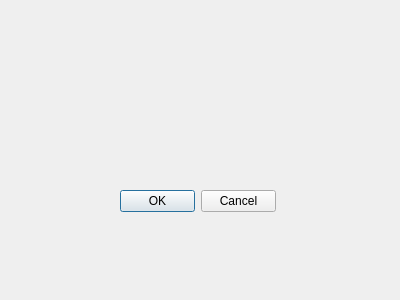
<?xml version="1.0" encoding="UTF-8"?>
<ui version="4.0">
 <class>Dialog</class>
 <widget class="QDialog" name="Dialog">
  <property name="geometry">
   <rect>
    <x>0</x>
    <y>0</y>
    <width>400</width>
    <height>300</height>
   </rect>
  </property>
  <property name="windowTitle">
   <string>Dialog</string>
  </property>
  <widget class="QDialogButtonBox" name="buttonBox">
   <property name="geometry">
    <rect>
     <x>120</x>
     <y>190</y>
     <width>156</width>
     <height>23</height>
    </rect>
   </property>
   <property name="orientation">
    <enum>Qt::Horizontal</enum>
   </property>
   <property name="standardButtons">
    <set>QDialogButtonBox::Cancel|QDialogButtonBox::Ok</set>
   </property>
   <property name="t" stdset="0">
    <color>
     <red>10</red>
     <green>52</green>
     <blue>35</blue>
    </color>
   </property>
  </widget>
  <widget class="QLabel" name="label">
   <property name="geometry">
    <rect>
     <x>120</x>
     <y>40</y>
     <width>141</width>
     <height>131</height>
    </rect>
   </property>
   <property name="text">
    <string/>
   </property>
   <property name="pixmap">
    <pixmap>arvore.png</pixmap>
   </property>
   <property name="scaledContents">
    <bool>true</bool>
   </property>
   <property name="wordWrap">
    <bool>false</bool>
   </property>
  </widget>
 </widget>
 <resources/>
 <connections>
  <connection>
   <sender>buttonBox</sender>
   <signal>rejected()</signal>
   <receiver>Dialog</receiver>
   <slot>reject()</slot>
   <hints>
    <hint type="sourcelabel">
     <x>316</x>
     <y>260</y>
    </hint>
    <hint type="destinationlabel">
     <x>286</x>
     <y>274</y>
    </hint>
   </hints>
  </connection>
  <connection>
   <sender>buttonBox</sender>
   <signal>accepted()</signal>
   <receiver>Dialog</receiver>
   <slot>accept()</slot>
   <hints>
    <hint type="sourcelabel">
     <x>248</x>
     <y>254</y>
    </hint>
    <hint type="destinationlabel">
     <x>157</x>
     <y>274</y>
    </hint>
   </hints>
  </connection>
 </connections>
</ui>
